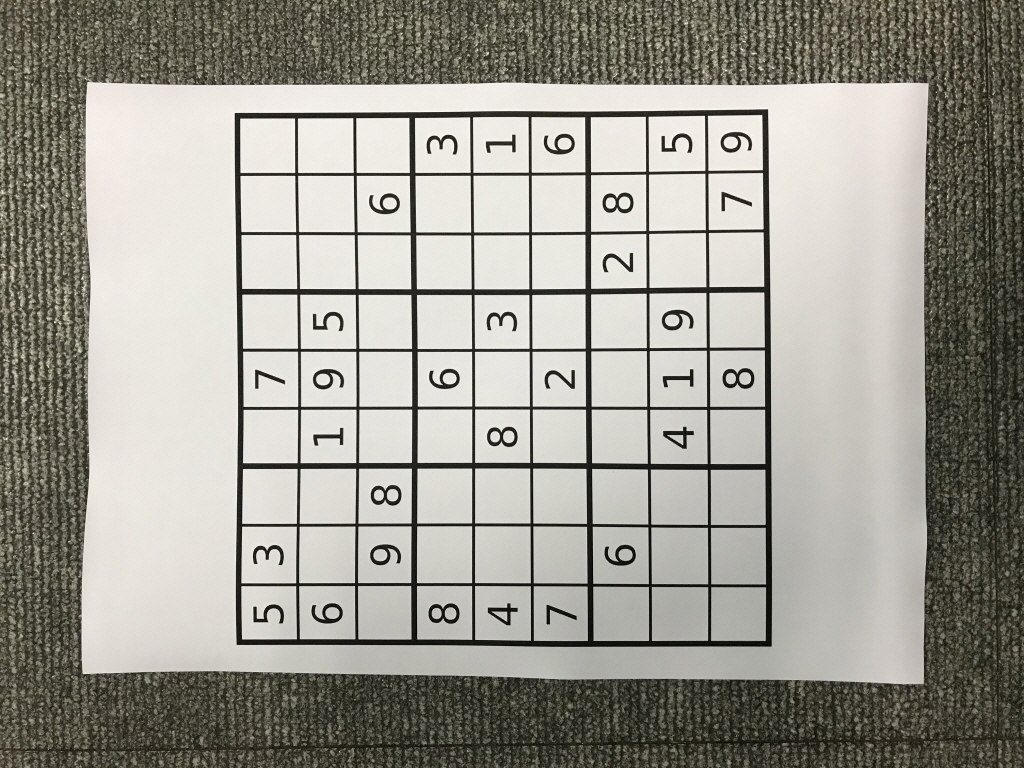
#> input picture sIMG_2164.jpg, 1024 x 768 px
$ jupyter execute chap152.ipynb
#> lines starting #> are read from the running program, lines starting #| are printed output that depends on the picture; after the words box and inside, x2 and y2 are one past the last pixel; in counts of white or black regions, pixels touching at a corner belong together
#### 1.5.2 Harris Corner Detector in OpenCV

[cell 1]
import cv2
from PIL import Image
import numpy as np
import matplotlib.pyplot as pl
from matplotlib import pyplot as plt

[cell 2]
filename = 'sIMG_2164.jpg'
img = cv2.imread(filename)
#> img is the input picture: shape (768, 1024, 3); mean B, G, R 146.2, 155.1, 157.1
gray = cv2.cvtColor(img,cv2.COLOR_BGR2GRAY)
gray = np.float32(gray)
dst = cv2.cornerHarris(gray,2,3,0.1)

#result is dilated for marking the corners, not important
dst = cv2.dilate(dst,None)
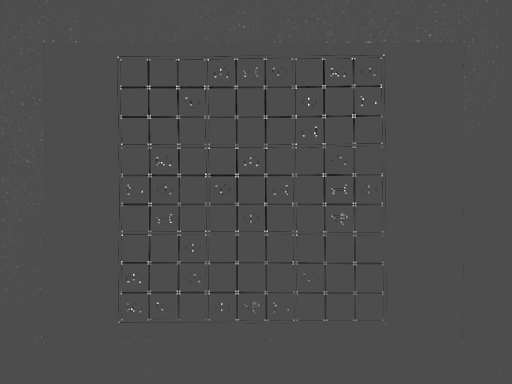
#> dst: shape (768, 1024) float32 (shown at 1/2 size); min -49403544, max 112623104, mean -209475.9; drawn with min black and max white

# Threshold for an optimal value, it may vary depending on the image.
img[dst>0.01*dst.max()]=[0,0,255]
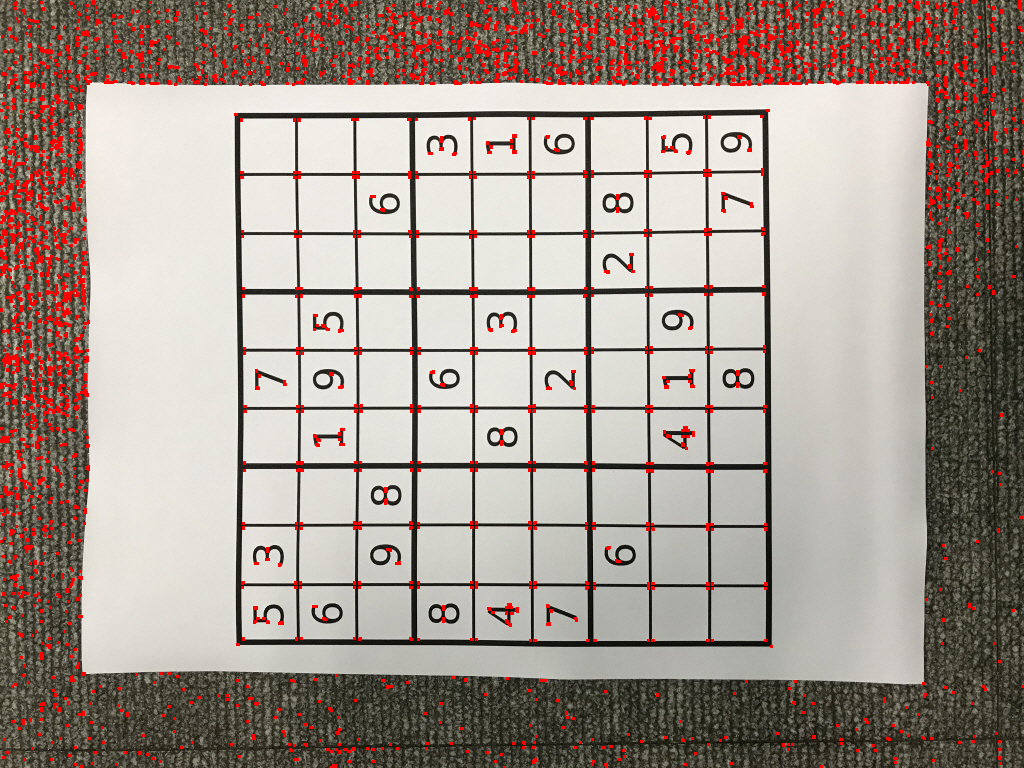
#> img: shape (768, 1024, 3); 4.56% of pixels changed, all inside (x1, y1, x2, y2) = (0, 0, 1024, 768)
cv2.imshow('dst',img)
if cv2.waitKey(0) & 0xff == 27:
#> (key Esc is pressed here)
    cv2.destroyAllWindows()
    cv2.imwrite('subpixel4.png',img)

[cell 3]
filename='sIMG_2164.jpg'
img=cv2.imread(filename)
gray=cv2.cvtColor(img,cv2.COLOR_BGR2GRAY)
#findHarriscorners
gray=np.float32(gray)
dst=cv2.cornerHarris(gray,2,3,0.1)
dst=cv2.dilate(dst,None)
ret,dst=cv2.threshold(dst,0.01*dst.max(),255,0)
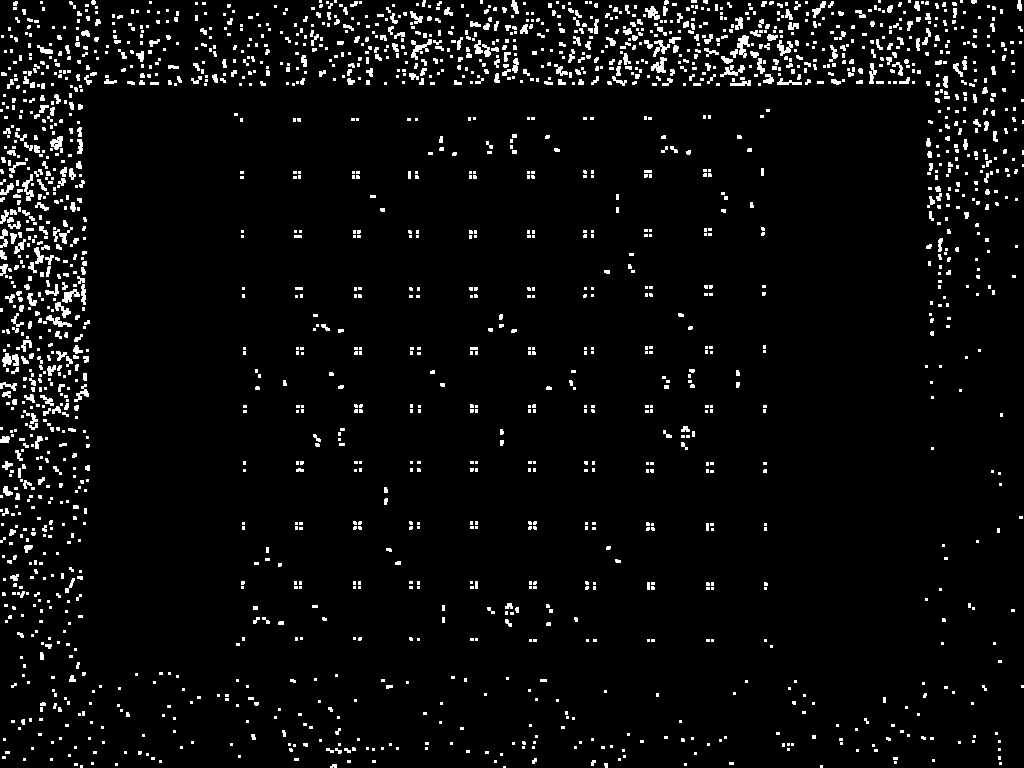
#> dst: shape (768, 1024) float32; 4.6% white; 2032 white regions (1542 under 20 px), largest, box (x1, y1, x2, y2) and area: (411, 39, 432, 60) 164, (737, 35, 750, 58) 163, (2, 353, 19, 367) 156
#> ret = 1126231
dst=np.uint8(dst)
#findcentroids
ret,labels,stats,centroids=cv2.connectedComponentsWithStats(dst)
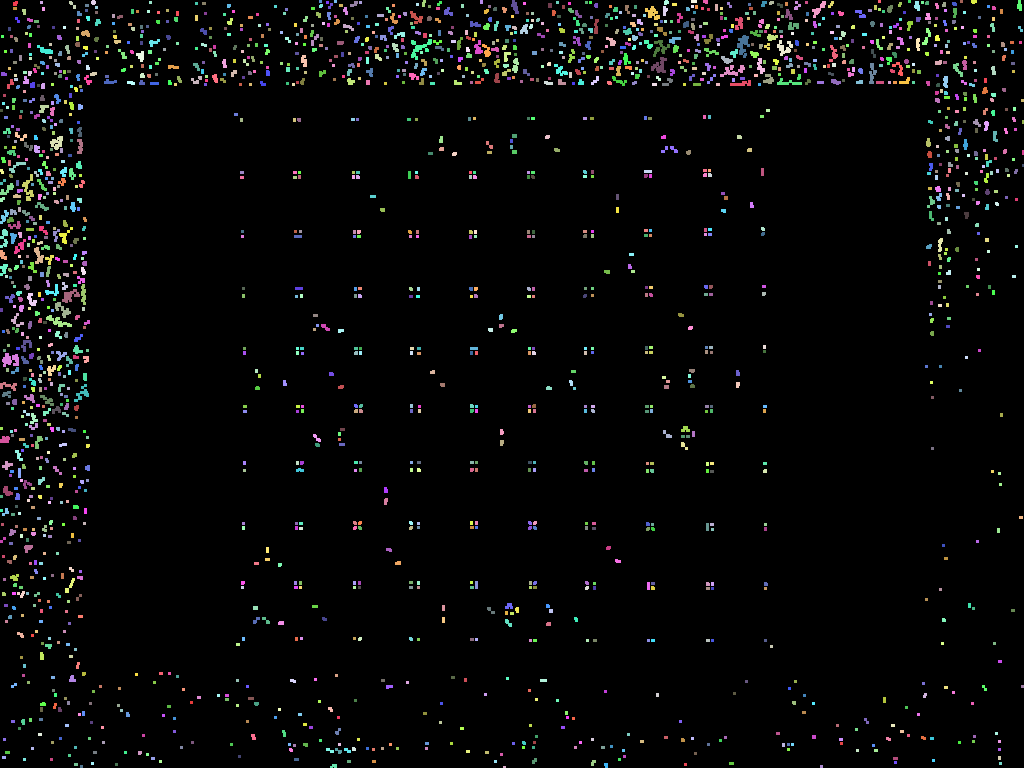
#> labels: shape (768, 1024) int32; 2033 distinct labels, from 0 to 2032; one colour per label, 0 black
#> ret = 2033; stats = 2033 rows, first 6: [0, 0, 1024, 768, 750574], [13, 1, 5, 5, 21], [40, 1, 3, 3, 9], [69, 1, 7, 8, 26], [91, 0, 5, 5, 21], [149, 1, 3, 3, 9]; centroids = 2033 pairs, first value 1 to 1022.5, second value 1 to 766.5
#definethecriteriatostopandrefinethecorners
criteria=(cv2.TERM_CRITERIA_EPS+cv2.TERM_CRITERIA_MAX_ITER,100,0.001)
corners=cv2.cornerSubPix(gray,np.float32(centroids),(5,5),(-1,-1),criteria)
#> corners = 2033 pairs, first value 1 to 1022.5, second value 1.02 to 766.9
#Nowdrawthem
res=np.hstack((centroids,corners))
#> res = 2033 rows, first 6: [515.6, 390.6, 515.6, 390.6], [14.95, 3.05, 14.13, 6.3], [41, 2, 38.76, 3.49], [72.12, 4.35, 71.33, 4.56], [93, 2, 93.69, 3.36], [150, 2, 146.7, 2.22]
res=np.int0(res)
#> res = 2033 rows, first 6: [515, 390, 515, 390], [14, 3, 14, 6], [41, 2, 38, 3], [72, 4, 71, 4], [93, 2, 93, 3], [150, 2, 146, 2]
img[res[:,1],res[:,0]]=[0,0,255]
img[res[:,3],res[:,2]]=[0,255,0]
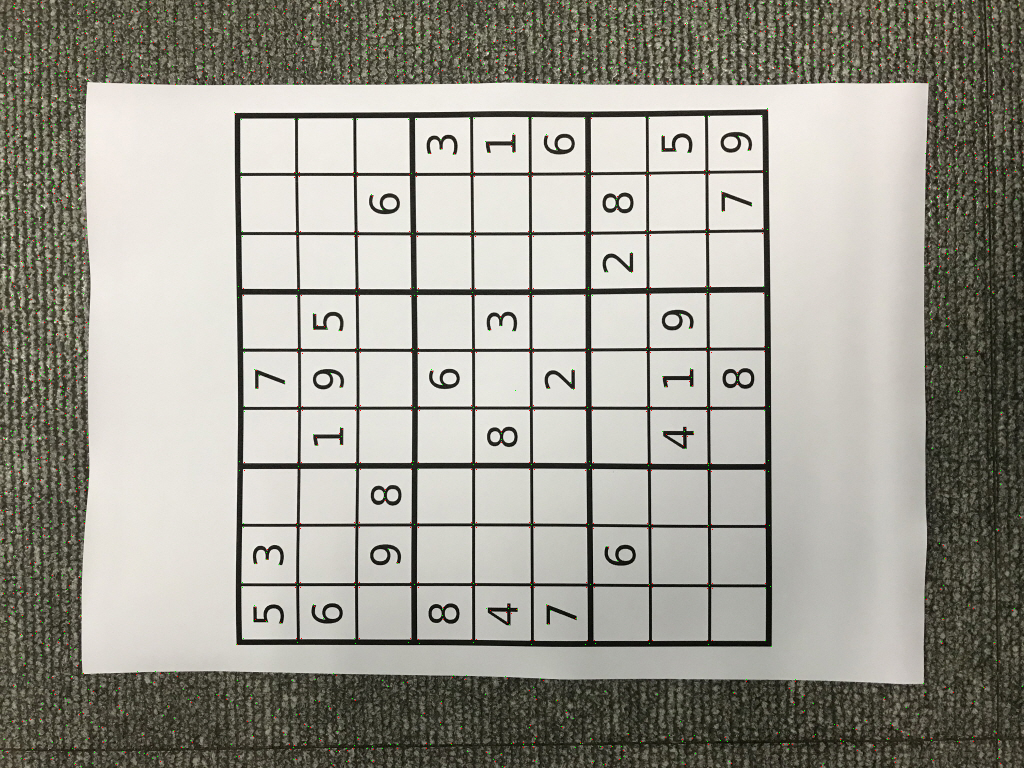
#> img: shape (768, 1024, 3); mean B, G, R 145.8, 155.3, 157.1
cv2.imwrite('subpixel5.png',img)
#> Out = True

$ run again, with sIMG_2168.jpg copied over sIMG_2164.jpg
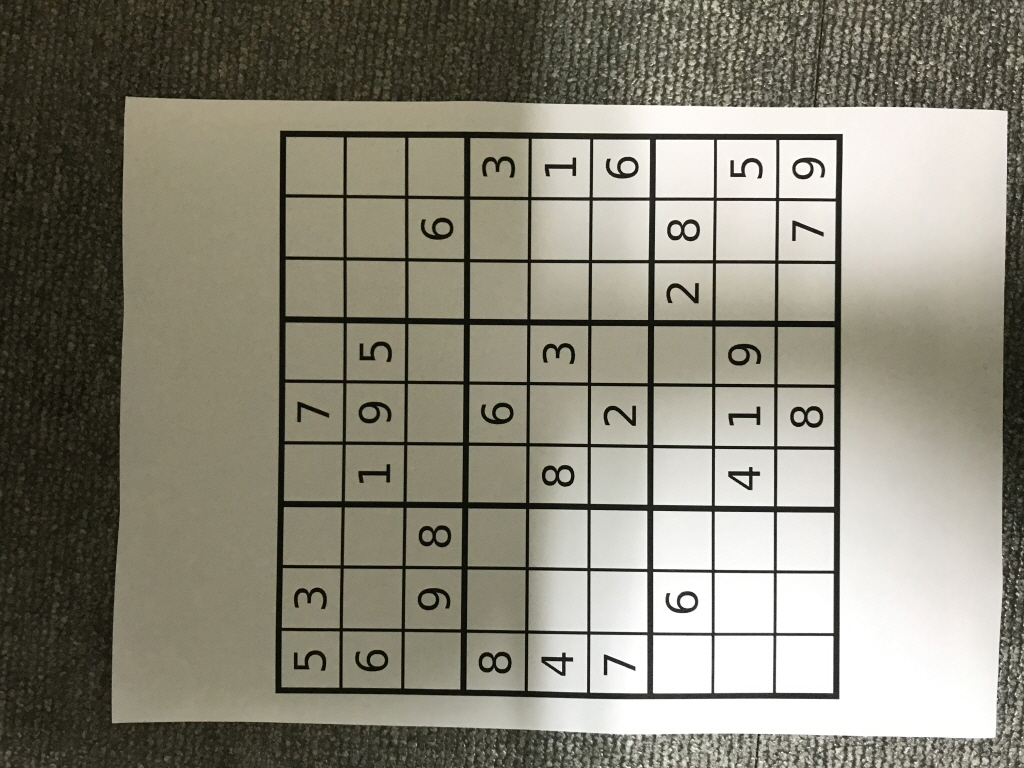
#> input picture sIMG_2168.jpg, 1024 x 768 px
#> img is the input picture: shape (768, 1024, 3); mean B, G, R 120.1, 134.1, 137.3
#> `ret,dst=cv2.threshold(dst,0.01*dst.max(),255,0)`:
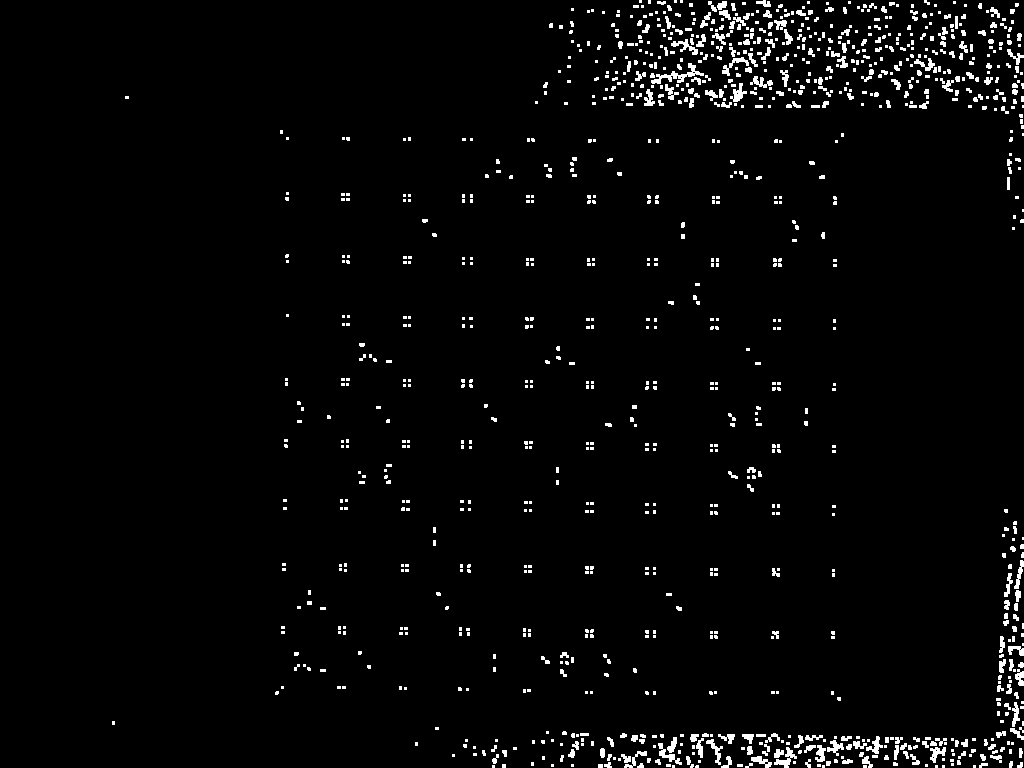
#> dst: shape (768, 1024) float32; 2.8% white; 1123 white regions (841 under 20 px), largest, box (x1, y1, x2, y2) and area: (651, 63, 704, 84) 316, (774, 747, 797, 768) 175, (658, 743, 682, 765) 157
#> `ret,dst=cv2.threshold(dst,0.01*dst.max(),255,0)`: ret = 1111761
#> labels: shape (768, 1024) int32; 1124 distinct labels, from 0 to 1123
#> `ret,labels,stats,centroids=cv2.connectedComponentsWithStats(dst)`: ret = 1124; stats = 1124 rows, first 6: [0, 0, 1024, 768, 764505], [639, 0, 3, 3, 9], [648, 0, 3, 4, 12], [657, 1, 9, 4, 28], [674, 0, 3, 3, 9], [680, 0, 3, 3, 9]; centroids = 1124 pairs, first value 113 to 1022.5, second value 1 to 766.1
#> corners = 1124 pairs, first value 111.5 to 1022.5, second value 1 to 766
#> `res=np.hstack((centroids,corners))`: res = 1124 rows, first 6: [504.7, 384.5, 504.7, 384.5], [640, 1, 640, 1], [649, 1.5, 649, 1.5], [661.1, 2.29, 661.1, 2.29], [675, 1, 675, 1], [681, 1, 681, 1]
#> `res=np.int0(res)`: res = 1124 rows, first 6: [504, 384, 504, 384], [640, 1, 640, 1], [649, 1, 649, 1], [661, 2, 661, 2], [675, 1, 675, 1], [681, 1, 681, 1]
#> `img[res[:,3],res[:,2]]=[0,255,0]`:
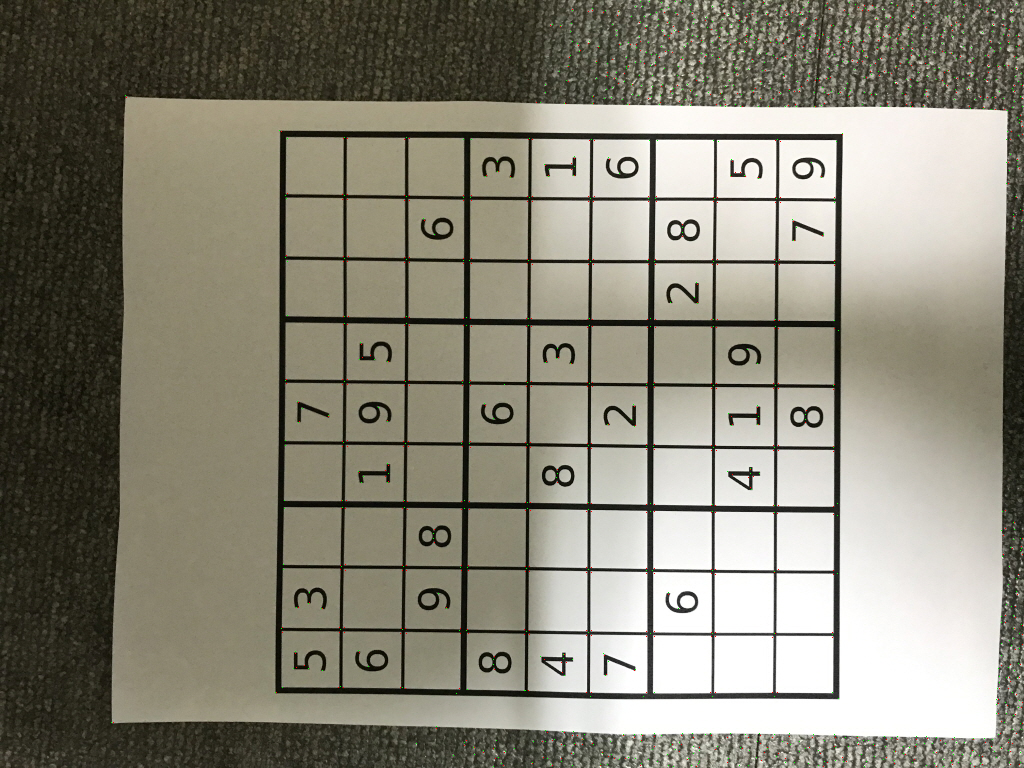
#> img: shape (768, 1024, 3); mean B, G, R 119.8, 134.1, 137.3
#> Out = True

$ run again, with sIMG_2177.jpg copied over sIMG_2164.jpg
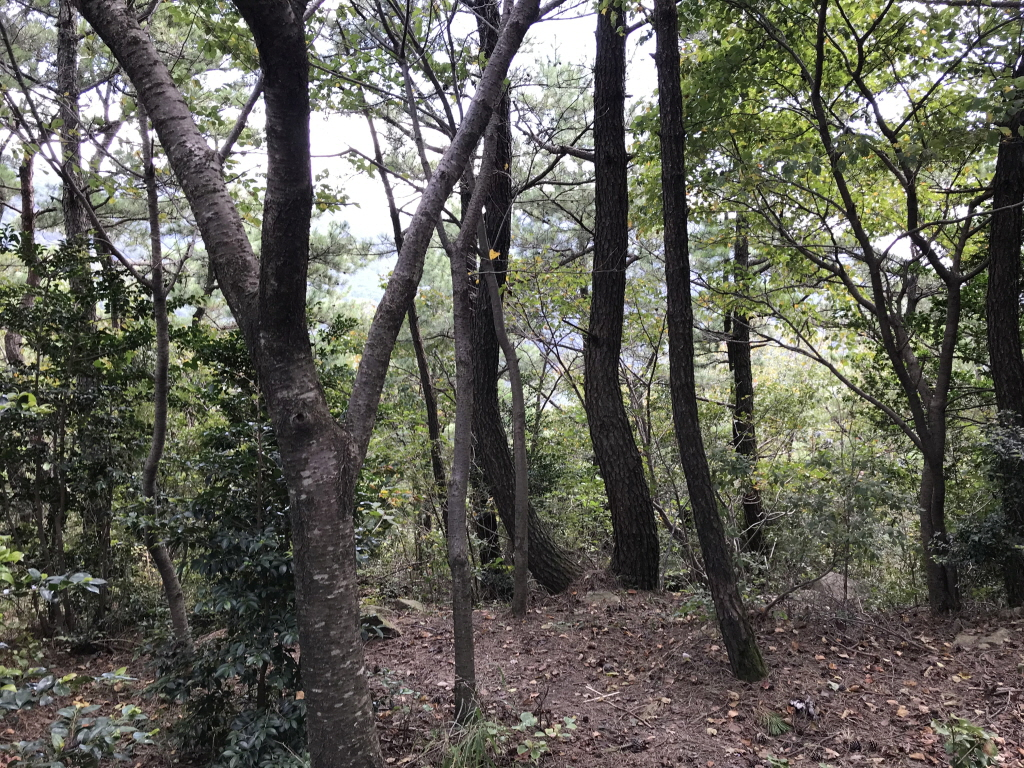
#> input picture sIMG_2177.jpg, 1024 x 768 px
#> img is the input picture: shape (768, 1024, 3); mean B, G, R 86.8, 96.1, 97.1
#> `ret,dst=cv2.threshold(dst,0.01*dst.max(),255,0)`:
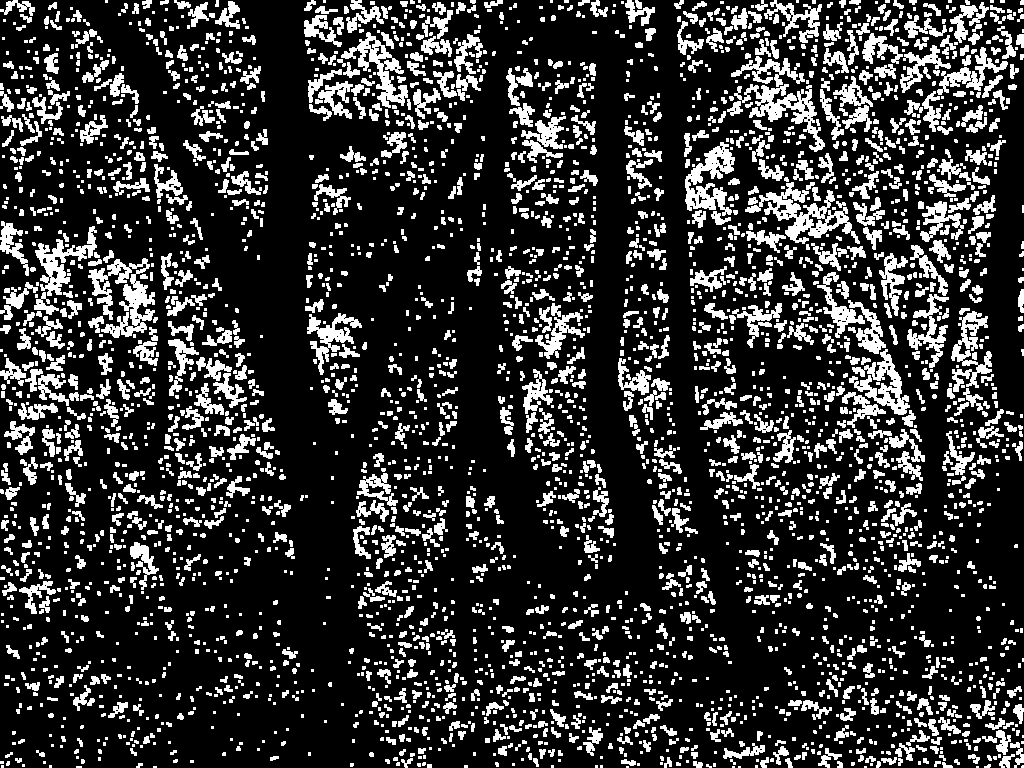
#> dst: shape (768, 1024) float32; 20.4% white; 3794 white regions (2040 under 20 px), largest, box (x1, y1, x2, y2) and area: (88, 258, 155, 338) 2312, (745, 182, 860, 244) 2254, (734, 84, 825, 152) 1788
#> `ret,dst=cv2.threshold(dst,0.01*dst.max(),255,0)`: ret = 1097516.9
#> labels: shape (768, 1024) int32; 3795 distinct labels, from 0 to 3794
#> `ret,labels,stats,centroids=cv2.connectedComponentsWithStats(dst)`: ret = 3795; centroids = 3795 pairs, first value 1 to 1022.5, second value 1 to 766.5
#> corners = 3795 pairs, first value 1 to 1022.5, second value 0.149 to 766.5
#> `img[res[:,3],res[:,2]]=[0,255,0]`:
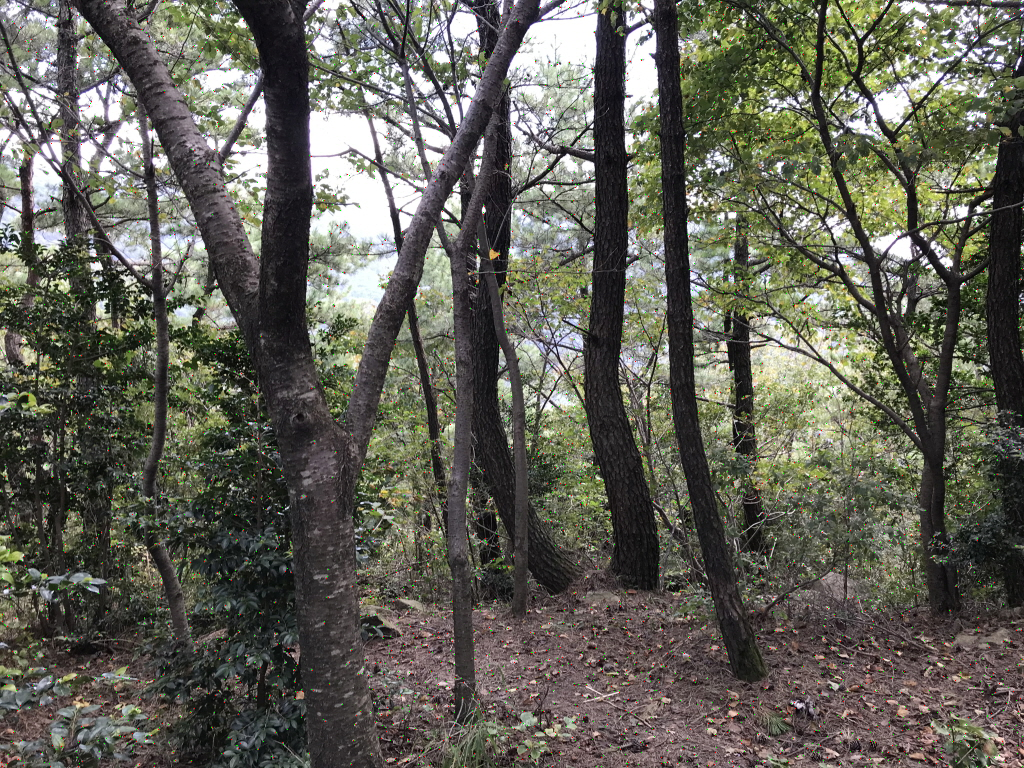
#> img: shape (768, 1024, 3); mean B, G, R 86.1, 96.4, 96.9
#> Out = True
